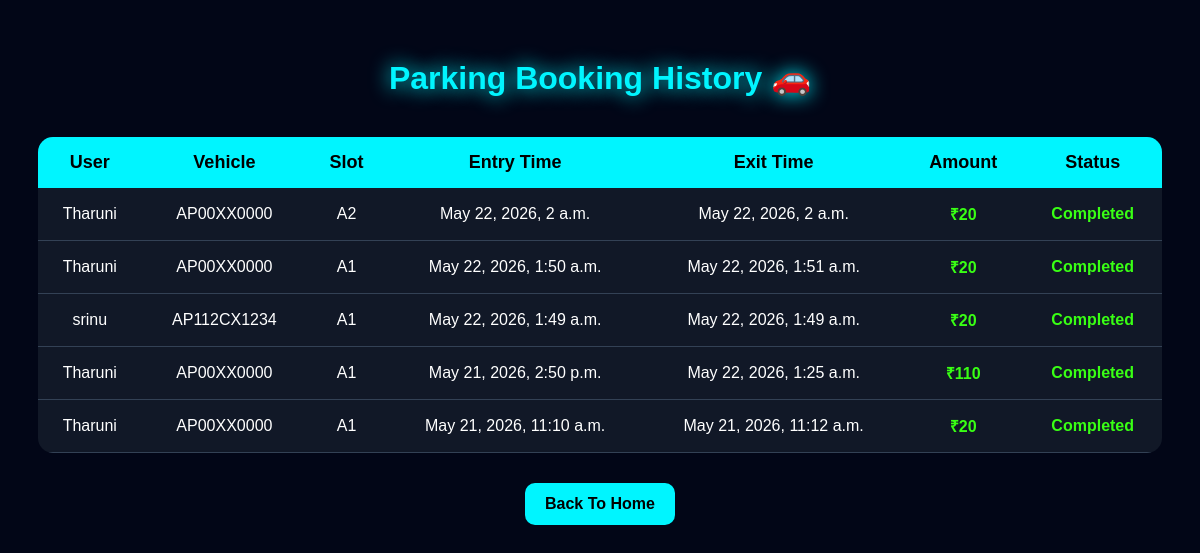
Before: /history/ with the older database file.
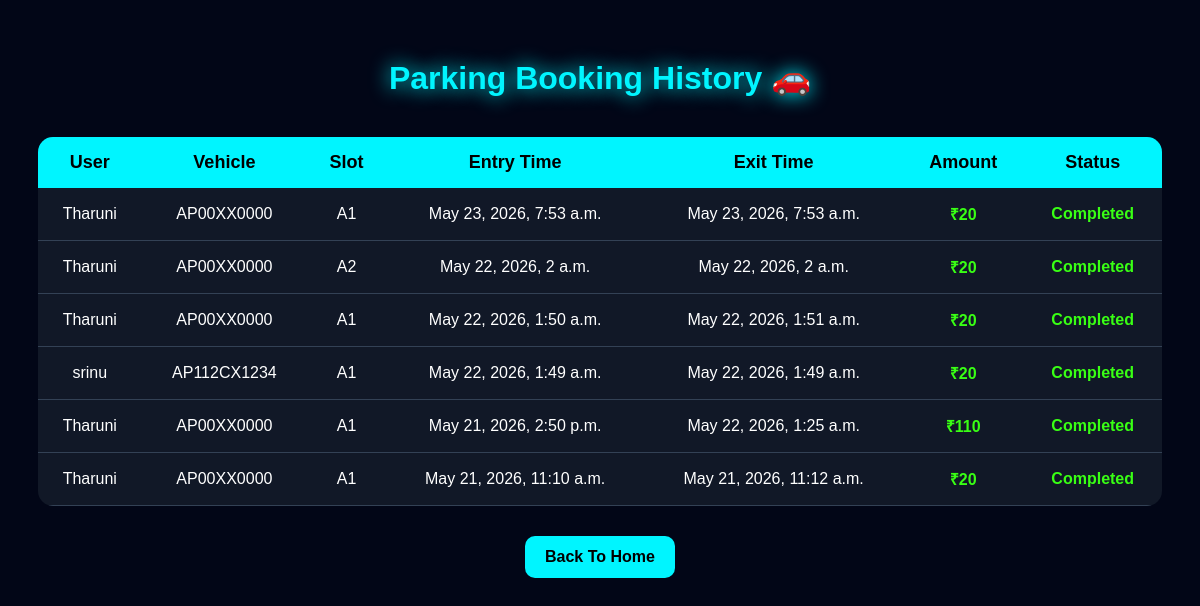
After: the same page with the newer database file.
### parking_system/models.py (models this page shows, shortened)
class Booking(models.Model):
    VEHICLE_CHOICES = [
        ('Car', 'Car'),
        ('Bike', 'Bike'),
        ('EV', 'EV'),
    ]
    slot = models.ForeignKey(
        ParkingSlot,
        on_delete=models.CASCADE
    )
    user_name = models.CharField(max_length=100)
    phone_number = models.CharField(max_length=15)
    vehicle_number = models.CharField(max_length=20)
    vehicle_type = models.CharField(
        max_length=10,
        choices=VEHICLE_CHOICES
    )
    qr_code = models.ImageField(
      upload_to='qr_codes/',
      blank=True,
      null=True
  )
    booking_time = models.DateTimeField(
        auto_now_add=True
    )
    exit_time = models.DateTimeField(
        null=True,
        blank=True
   )
    total_amount = models.IntegerField(
       default=0
    )

class ParkingSlot(models.Model):
    slot_name = models.CharField(max_length=20)
    is_available = models.BooleanField(default=True)

### parking_system/views.py (the view)
def booking_history(request):
    bookings = Booking.objects.all().order_by(
        '-booking_time'
    )
    context = {
        'bookings': bookings
    }
    return render(
        request,
        'history.html',
        context
    )

### templates/history.html (shortened to what this page needs)
<!DOCTYPE html>
<html>
<head>
</head>
<body>
    <h1>Parking Booking History 🚗</h1>
    <table>
        <tr>
            <th>User</th>
            <th>Vehicle</th>
            <th>Slot</th>
            <th>Entry Time</th>
            <th>Exit Time</th>
            <th>Amount</th>
            <th>Status</th>
        </tr>
        {% for booking in bookings %}
        <tr>
            <td>
                {{ booking.user_name }}
            </td>
            <td>
                {{ booking.vehicle_number }}
            </td>
            <td>
                {{ booking.slot.slot_name }}
            </td>
            <td>
                {{ booking.booking_time }}
            </td>
            <td>
                {% if booking.exit_time %}
                    {{ booking.exit_time }}
                {% else %}
                    Still Parked
                {% endif %}
            </td>
            <td class="amount">
                ₹{{ booking.total_amount }}
            </td>
            <td>
                {% if booking.exit_time %}
                    <span class="available">
                        Completed
                    </span>
                {% else %}
                    <span class="occupied">
                        Active
                    </span>
                {% endif %}
            </td>
        </tr>
        {% endfor %}
    </table>
    <center>
        <a href="/"
           class="btn">
            Back To Home
        </a>
    </center>
</body>
</html>

### templates/history.html (style rules this page uses)
body { font-family: Arial; background: #020617; color: white; padding: 30px; }
h1 { text-align: center; color: #00f5ff; margin-bottom: 40px; text-shadow: 0 0 20px #00f5ff; }
table { width: 100%; border-collapse: collapse; background: #111827; border-radius: 15px; overflow: hidden; }
th { background: #00f5ff; color: black; padding: 15px; font-size: 18px; }
td { padding: 15px; text-align: center; border-bottom: 1px solid #334155; }
.amount { color: #39ff14; font-weight: bold; }
.available { color: #39ff14; font-weight: bold; }
.btn { display: inline-block; margin-top: 30px; padding: 12px 20px; background: #00f5ff; color: black; text-decoration: none; border-radius: 10px; font-weight: bold; }

Changed rows visible on the page:
added Booking: user_name "Tharuni", vehicle_number "AP00XX0000", slot.slot_name "A1", booking_time "May 23, 2026, 7:53 a.m.", exit_time "May 23, 2026, 7:53 a.m.", total_amount "20", shows "Completed"
